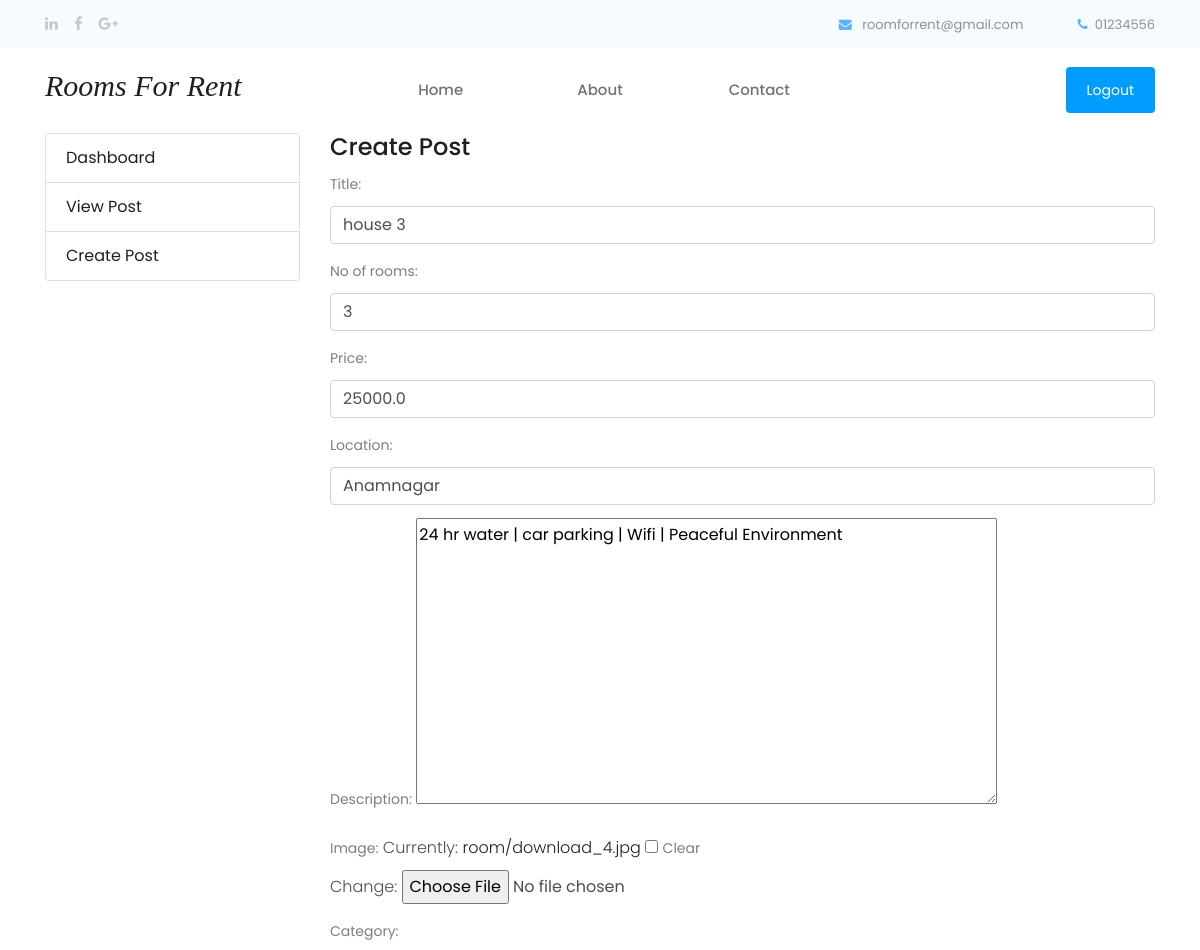
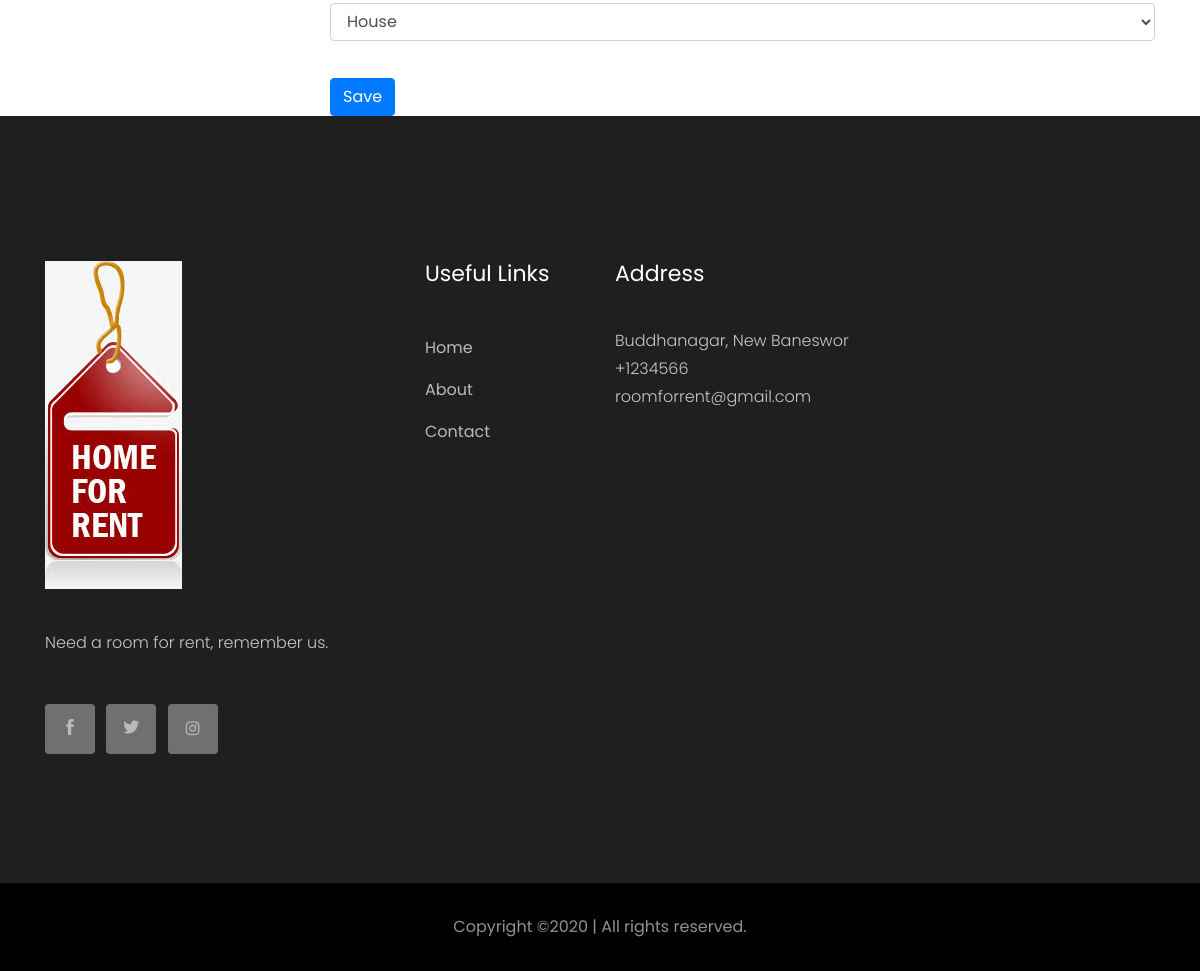
The app's page /edit-room/3 (signed in) with its own data (2 pictures, top to bottom).
### room/models.py (models this page shows, shortened)
class Room(models.Model):
    title = models.CharField(max_length=100)
    no_of_rooms = models.PositiveIntegerField()
    price = models.FloatField()
    location = models.CharField(max_length=200)
    description = models.TextField(null=True, blank=True)
    image = models.ImageField(upload_to='room/', null=True, blank=True)
    publish_date = models.DateField(auto_now=True)
    category = models.ForeignKey(Category, on_delete=models.CASCADE)
    class Meta:
        db_table = "room"

class Category(models.Model):
    title = models.CharField(max_length=100,unique=True)
    def __str__(self):
        return self.title

### room_for_rent/views.py (the view)
# urls.py: path('edit-room/<int:id>',views.edit_post,name="edit_post"),
@login_required(login_url='signin')
def edit_post(request,id):
    data = Room.objects.get(pk=id)
    form = RoomForm(request.POST or None,request.FILES or None,instance=data)
    if form.is_valid():
        form.save()
        messages.add_message(request,messages.SUCCESS,"update successfully")
        return redirect('dashboard')
    context = {
        'form':form
    }
    return render(request,'edit_post.html',context)

### room/forms.py
class RoomForm(forms.ModelForm):
    title = forms.CharField(widget=forms.TextInput(attrs={'class':'form-control'}))
    no_of_rooms = forms.IntegerField(widget=forms.NumberInput(attrs={'class': 'form-control'}))
    price = forms.FloatField(widget=forms.NumberInput(attrs={'class': 'form-control'}))
    location = forms.CharField(widget=forms.TextInput(attrs={'class': 'form-control',}))
    image = forms.ImageField(),
    description = forms.CharField(widget=forms.Textarea(attrs={'class':'form-control'})),
    category = forms.ModelChoiceField(queryset=Category.objects.all(),widget=forms.Select(attrs={'class':'form-control'}))
    class Meta:
        model = Room
        fields = '__all__'

### templates/edit_post.html (shortened to what this page needs)
{% extends 'base/base.html' %}
{% block 'body' %}
    <div class="container">
        <div class="row">
        {% include 'component/sidenav.html' %}
        <div class="col-md-9">
            <h3>Create Post</h3>
            <form method="post" enctype="multipart/form-data">
                {{form.as_p}}
                <br>
                <button type="submit" class="btn btn-primary">Save</button>
            </form>
        </div>
    </div>
    </div>
{% endblock %}

### records on screen
Room: title "house 3", no_of_rooms "3", price "25000.0", location "Anamnagar", description "24 hr water | car parking | Wifi | Peaceful Environment", category "House"
